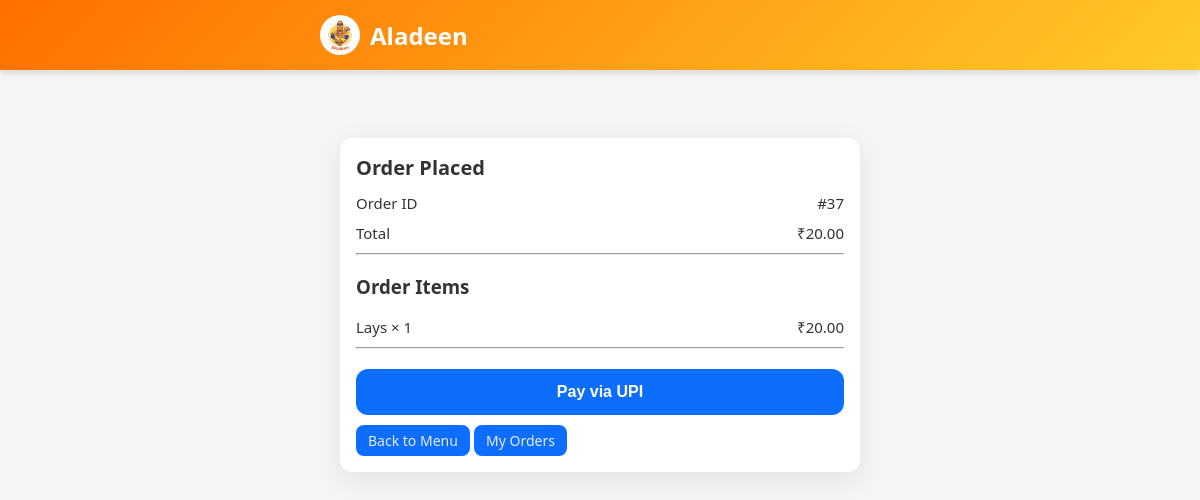
Screenshot of /success/37/ with the database file from the repository.
### orders/models.py (models this page shows, shortened)
class Order(models.Model):
    STATUS_CHOICES = [
        ('Pending', 'Pending'),
        ('Completed', 'Completed'),
        ('Cancelled', 'Cancelled'),
    ]
    lab_name = models.CharField(max_length=100)
    system_number = models.CharField(max_length=50)
    status = models.CharField(max_length=20, choices=STATUS_CHOICES, default='Pending')
    total_amount = models.DecimalField(max_digits=8, decimal_places=2, default=0)
    created_at = models.DateTimeField(auto_now_add=True)
    payment_method = models.CharField(max_length=50, default='UPI')
    payment_status = models.BooleanField(default=False)

class OrderItem(models.Model):
    order = models.ForeignKey(Order, related_name='items', on_delete=models.CASCADE)
    snack = models.ForeignKey(Snack, on_delete=models.CASCADE)
    quantity = models.PositiveIntegerField(default=1)
    price = models.DecimalField(max_digits=6, decimal_places=2)  # Price at the time of order

class Snack(models.Model):
    name = models.CharField(max_length=200)
    description = models.TextField(blank=True)
    price = models.DecimalField(max_digits=6, decimal_places=2)
    image = models.ImageField(upload_to='snacks/', blank=True, null=True)
    is_available = models.BooleanField(default=True)
    stock = models.PositiveIntegerField(default=0)

### orders/views.py (the view)
# urls.py: path("success/<int:order_id>/", views.order_success, name="order_success")
def order_success(request, order_id):
    order = get_object_or_404(Order, id=order_id)
    return render(request, "order_success.html", {
        "order": order
    })

### templates/order_success.html (shortened to what this page needs)
{% extends 'base.html' %}
{% block content %}
{% load static %}
<link rel="stylesheet" href="{% static 'css/payments.css' %}">
<div class="page">
  <div class="card">
    <h2>Order Placed</h2>
    <div class="info">
      <span>Order ID</span>
      <span>#{{ order.id }}</span>
    </div>
    <div class="info">
      <span>Total</span>
      <span>₹{{ order.total_amount }}</span>
    </div>
<hr>
<h3>Order Items</h3>
{% if order.items.all %}
  {% for item in order.items.all %}
    <div class="info">
      <span>
        {{ item.snack.name }} × {{ item.quantity }}
      </span>
      <span>
        ₹{{ item.price|floatformat:2 }}
      </span>
    </div>
  {% endfor %}
{% else %}
  <p class="status">No items found.</p>
{% endif %}
<hr>
    {% with payment=order.orderpayment %}
      {% if payment.payment_status == "CREATED" %}
        <a href="{% url 'upi_pay' order.id %}">
          <button class="btn btn-primary">
            Pay via UPI
          </button>
        </a>
      {% elif payment.payment_status == "PENDING_VERIFICATION" %}
        <p class="status pending">
          Payment submitted. Waiting for verification.
        </p>
      {% elif payment.payment_status == "PAID" %}
        <p class="status success">
          Payment successful!
        </p>
      {% endif %}
    {% endwith %}
    <a href="{% url 'menu' %}" class="link">
      Back to Menu
    </a>
    <a href="{% url 'my_orders' %}" class="link">
      My Orders
    </a>
  </div>
</div>
{% endblock %}

### static/css/style.css (style rules this page uses)
:root { --primary-color: #ff6f00; --secondary-color: #ffca28; --text-color: #333; --bg-color: #f8f9fa; --card-bg: #ffffff; --success-color: #28a745; --danger-color: #dc3545; --border-radius: 12px; }
body { font-family: 'Poppins', sans-serif; background-color: var(--bg-color); color: var(--text-color); margin: 0; padding-bottom: 60px; }
.btn { display: inline-block; padding: 12px 24px; border-radius: 50px; text-decoration: none; font-weight: 600; text-align: center; cursor: pointer; border: none; transition: all 0.3s ease; }
.btn-primary { background-color: var(--primary-color); color: white; }
.card { background: var(--card-bg); border-radius: var(--border-radius); padding: 20px; box-shadow: 0 4px 15px rgba(0, 0, 0, 0.05); margin-bottom: 20px; color: var(--text-color); }

### static/css/payments.css (style rules this page uses)
* { box-sizing: border-box; }
body { margin: 0; font-family: system-ui, -apple-system, BlinkMacSystemFont, "Segoe UI", Roboto, sans-serif; background: #f4f5f7; color: #111; }
.page { padding: 16px; }
.card { width: 100%; background: #ffffff; border-radius: 12px; padding: 16px; }
.card h2 { margin-top: 0; margin-bottom: 12px; font-size: 20px; }
.info { display: flex; justify-content: space-between; gap: 12px; font-size: 15px; margin-bottom: 10px; }
.btn { width: 100%; padding: 14px; font-size: 16px; border-radius: 12px; border: none; cursor: pointer; margin-top: 12px; }
.btn-primary { background: #0d6efd; color: #fff; }
.link { color: #e9ebef; background-color: #0d6efd; padding: 6px 12px; border-radius: 8px; font-size: 14px; text-decoration: none; display: inline-block; margin-top: 10px; }
@media (min-width: 768px) { .page { display: flex; justify-content: center; } }
@media (min-width: 768px) { .card { max-width: 520px; margin-top: 32px; box-shadow: 0 8px 30px rgba(0,0,0,0.08); } }

### templates/base.html (style rules this page uses)
body { background: radial-gradient(ellipse at center, #0a0a1a 0%, #000002 70%); color: #eee; min-height: 100vh; }

### rows the page displays
Order: id "37", total_amount "20.00"
OrderItem: snack.name "Lays", quantity "1", price "20.00"
